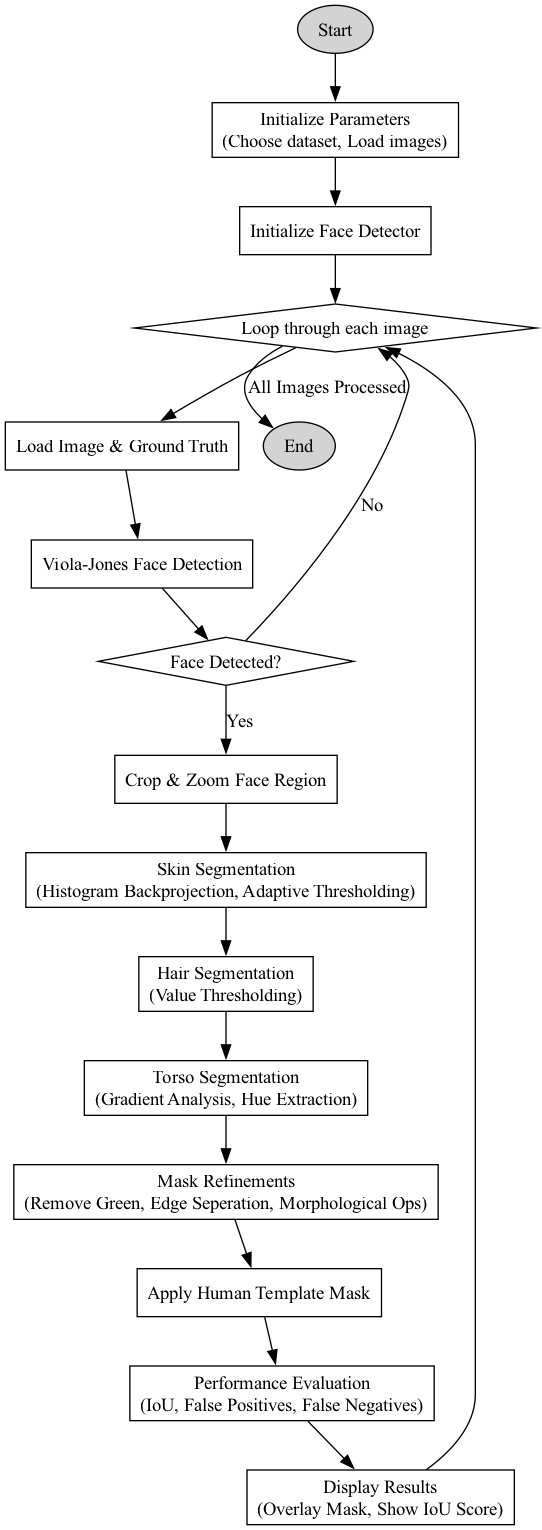

Here is the Python script that generated this plot:
from graphviz import Digraph

def create_flowchart():
    dot = Digraph(format='png')
    
    # Start
    dot.node('Start', 'Start', shape='ellipse', style='filled', fillcolor='lightgray')
    
    # Initialization
    dot.node('Init', 'Initialize Parameters\n(Choose dataset, Load images)', shape='rectangle')
    dot.node('FaceDetect', 'Initialize Face Detector', shape='rectangle')
    
    # Loop through each image
    dot.node('Loop', 'Loop through each image', shape='diamond')
    dot.node('Load', 'Load Image & Ground Truth', shape='rectangle')
    
    # Face Detection
    dot.node('FaceDetectStep', 'Viola-Jones Face Detection', shape='rectangle')
    dot.node('FaceFound', 'Face Detected?', shape='diamond')
    dot.node('CropFace', 'Crop & Zoom Face Region', shape='rectangle')
    
    # Skin Segmentation
    dot.node('SkinSegment', 'Skin Segmentation\n(Histogram Backprojection, Adaptive Thresholding)', shape='rectangle')
    
    # Hair Segmentation
    dot.node('HairSegment', 'Hair Segmentation\n(Value Thresholding)', shape='rectangle')
    
    # Torso Segmentation
    dot.node('TorsoSegment', 'Torso Segmentation\n(Gradient Analysis, Hue Extraction)', shape='rectangle')
    
    # Refinements
    dot.node('Refine', 'Mask Refinements\n(Remove Green, Edge Seperation, Morphological Ops)', shape='rectangle')
    dot.node('Template', 'Apply Human Template Mask', shape='rectangle')
    
    # Evaluation
    dot.node('Evaluation', 'Performance Evaluation\n(IoU, False Positives, False Negatives)', shape='rectangle')
    
    # Display Results
    dot.node('Display', 'Display Results\n(Overlay Mask, Show IoU Score)', shape='rectangle')
    
    # End
    dot.node('End', 'End', shape='ellipse', style='filled', fillcolor='lightgray')
    
    # Connecting Nodes
    dot.edge('Start', 'Init')
    dot.edge('Init', 'FaceDetect')
    dot.edge('FaceDetect', 'Loop')
    dot.edge('Loop', 'Load')
    dot.edge('Load', 'FaceDetectStep')
    dot.edge('FaceDetectStep', 'FaceFound')
    
    dot.edge('FaceFound', 'CropFace', label='Yes')
    dot.edge('CropFace', 'SkinSegment')
    
    dot.edge('SkinSegment', 'HairSegment')
    dot.edge('HairSegment', 'TorsoSegment')
    dot.edge('TorsoSegment', 'Refine')
    dot.edge('Refine', 'Template')
    dot.edge('Template', 'Evaluation')
    dot.edge('Evaluation', 'Display')
    dot.edge('Display', 'Loop')
    
    dot.edge('FaceFound', 'Loop', label='No')
    dot.edge('Loop', 'End', label='All Images Processed')
    
    # Render the flowchart
    dot.render('flowchart', view=True)
    
if __name__ == "__main__":
    create_flowchart()
